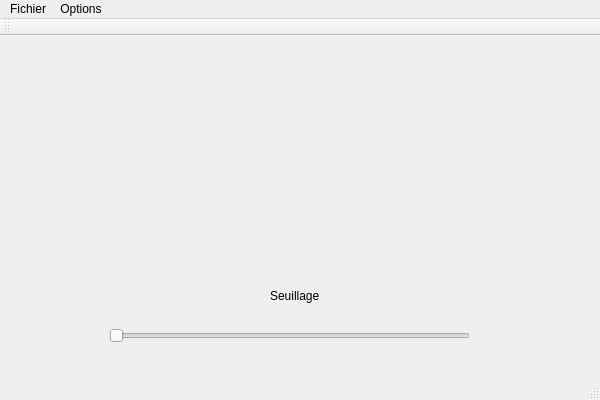
<?xml version="1.0" encoding="UTF-8"?>
<ui version="4.0">
 <class>projetVI_empreintesClass</class>
 <widget class="QMainWindow" name="projetVI_empreintesClass">
  <property name="geometry">
   <rect>
    <x>0</x>
    <y>0</y>
    <width>600</width>
    <height>400</height>
   </rect>
  </property>
  <property name="windowTitle">
   <string>projetVI_empreintes</string>
  </property>
  <widget class="QWidget" name="centralWidget">
   <widget class="QWidget" name="gridLayoutWidget">
    <property name="geometry">
     <rect>
      <x>-1</x>
      <y>-1</y>
      <width>591</width>
      <height>351</height>
     </rect>
    </property>
    <layout class="QGridLayout" name="gridLayout">
     <item row="0" column="0">
      <widget class="QWidget" name="widget" native="true">
       <widget class="QLabel" name="Threshold">
        <property name="geometry">
         <rect>
          <x>260</x>
          <y>240</y>
          <width>51</width>
          <height>20</height>
         </rect>
        </property>
        <property name="text">
         <string>Seuillage</string>
        </property>
       </widget>
       <widget class="QSlider" name="thresholdSlider">
        <property name="geometry">
         <rect>
          <x>99</x>
          <y>280</y>
          <width>361</width>
          <height>20</height>
         </rect>
        </property>
        <property name="orientation">
         <enum>Qt::Horizontal</enum>
        </property>
       </widget>
      </widget>
     </item>
    </layout>
   </widget>
  </widget>
  <widget class="QMenuBar" name="menuBar">
   <property name="geometry">
    <rect>
     <x>0</x>
     <y>0</y>
     <width>600</width>
     <height>21</height>
    </rect>
   </property>
   <widget class="QMenu" name="menuFichier">
    <property name="title">
     <string>Fichier</string>
    </property>
    <addaction name="actionOuvrir"/>
    <addaction name="actionFermer"/>
   </widget>
   <widget class="QMenu" name="menuOptions">
    <property name="title">
     <string>Options</string>
    </property>
    <addaction name="actionThreshold"/>
   </widget>
   <addaction name="menuFichier"/>
   <addaction name="menuOptions"/>
  </widget>
  <widget class="QToolBar" name="mainToolBar">
   <attribute name="toolBarArea">
    <enum>TopToolBarArea</enum>
   </attribute>
   <attribute name="toolBarBreak">
    <bool>false</bool>
   </attribute>
  </widget>
  <widget class="QStatusBar" name="statusBar"/>
  <action name="actionOuvrir">
   <property name="text">
    <string>Ouvrir...</string>
   </property>
  </action>
  <action name="actionFermer">
   <property name="text">
    <string>Fermer</string>
   </property>
  </action>
  <action name="actionThreshold">
   <property name="text">
    <string>Seuillage</string>
   </property>
  </action>
 </widget>
 <layoutdefault spacing="6" margin="11"/>
 <resources>
  <include location="projetvi_empreintes.qrc"/>
 </resources>
 <connections/>
</ui>
